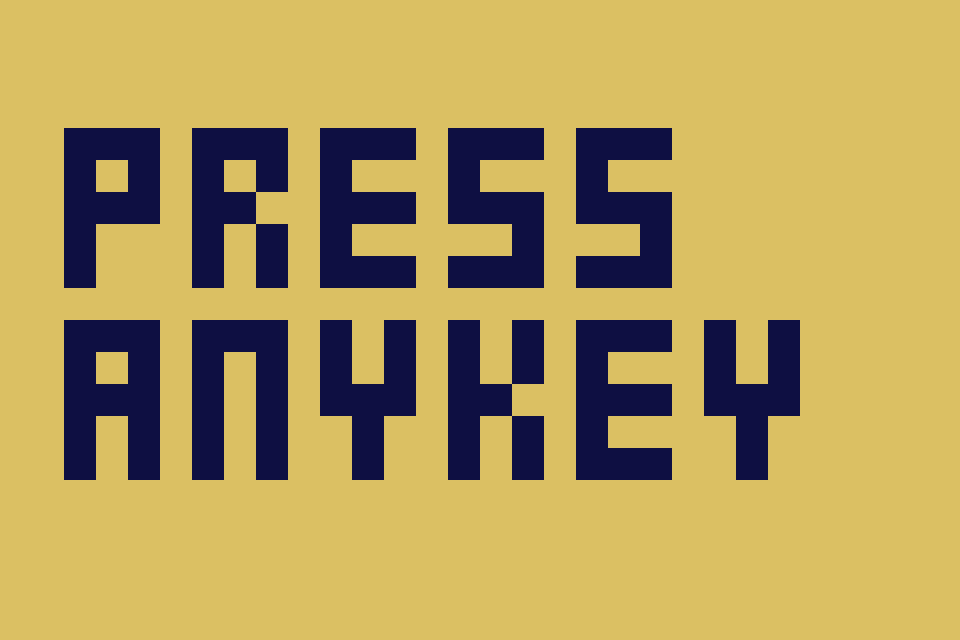

Below is a game level as drawn by its tile map, then a one-line description and the .tmx file that defines it, in full:
An orthogonal 30x20 tile map with 32x32 px tiles, 1 tile layer (Kachelebene 1).

<map version="1.10" tiledversion="1.11.2" orientation="orthogonal" renderorder="right-down" width="30" height="20" tilewidth="32" tileheight="32" infinite="0" nextlayerid="2" nextobjectid="1">
 <tileset firstgid="1" source="tilemap.tsx" />
 <layer id="1" name="Kachelebene 1" width="30" height="20">
  <data encoding="csv">
6,6,6,6,6,6,6,6,6,6,6,6,6,6,6,6,6,6,6,6,6,6,6,6,6,6,6,6,6,6,
6,6,6,6,6,6,6,6,6,6,6,6,6,6,6,6,6,6,6,6,6,6,6,6,6,6,6,6,6,6,
6,6,6,6,6,6,6,6,6,6,6,6,6,6,6,6,6,6,6,6,6,6,6,6,6,6,6,6,6,6,
6,6,6,6,6,6,6,6,6,6,6,6,6,6,6,6,6,6,6,6,6,6,6,6,6,6,6,6,6,6,
6,6,2,2,2,6,2,2,2,6,2,2,2,6,2,2,2,6,2,2,2,6,6,6,6,6,6,6,6,6,
6,6,2,6,2,6,2,6,2,6,2,6,6,6,2,6,6,6,2,6,6,6,6,6,6,6,6,6,6,6,
6,6,2,2,2,6,2,2,6,6,2,2,2,6,2,2,2,6,2,2,2,6,6,6,6,6,6,6,6,6,
6,6,2,6,6,6,2,6,2,6,2,6,6,6,6,6,2,6,6,6,2,6,6,6,6,6,6,6,6,6,
6,6,2,6,6,6,2,6,2,6,2,2,2,6,2,2,2,6,2,2,2,6,6,6,6,6,6,6,6,6,
6,6,6,6,6,6,6,6,6,6,6,6,6,6,6,6,6,6,6,6,6,6,6,6,6,6,6,6,6,6,
6,6,2,2,2,6,2,2,2,6,2,6,2,6,2,6,2,6,2,2,2,6,2,6,2,6,6,6,6,6,
6,6,2,6,2,6,2,6,2,6,2,6,2,6,2,6,2,6,2,6,6,6,2,6,2,6,6,6,6,6,
6,6,2,2,2,6,2,6,2,6,2,2,2,6,2,2,6,6,2,2,2,6,2,2,2,6,6,6,6,6,
6,6,2,6,2,6,2,6,2,6,6,2,6,6,2,6,2,6,2,6,6,6,6,2,6,6,6,6,6,6,
6,6,2,6,2,6,2,6,2,6,6,2,6,6,2,6,2,6,2,2,2,6,6,2,6,6,6,6,6,6,
6,6,6,6,6,6,6,6,6,6,6,6,6,6,6,6,6,6,6,6,6,6,6,6,6,6,6,6,6,6,
6,6,6,6,6,6,6,6,6,6,6,6,6,6,6,6,6,6,6,6,6,6,6,6,6,6,6,6,6,6,
6,6,6,6,6,6,6,6,6,6,6,6,6,6,6,6,6,6,6,6,6,6,6,6,6,6,6,6,6,6,
6,6,6,6,6,6,6,6,6,6,6,6,6,6,6,6,6,6,6,6,6,6,6,6,6,6,6,6,6,6,
6,6,6,6,6,6,6,6,6,6,6,6,6,6,6,6,6,6,6,6,6,6,6,6,6,6,6,6,6,6
</data>
 </layer>
</map>
